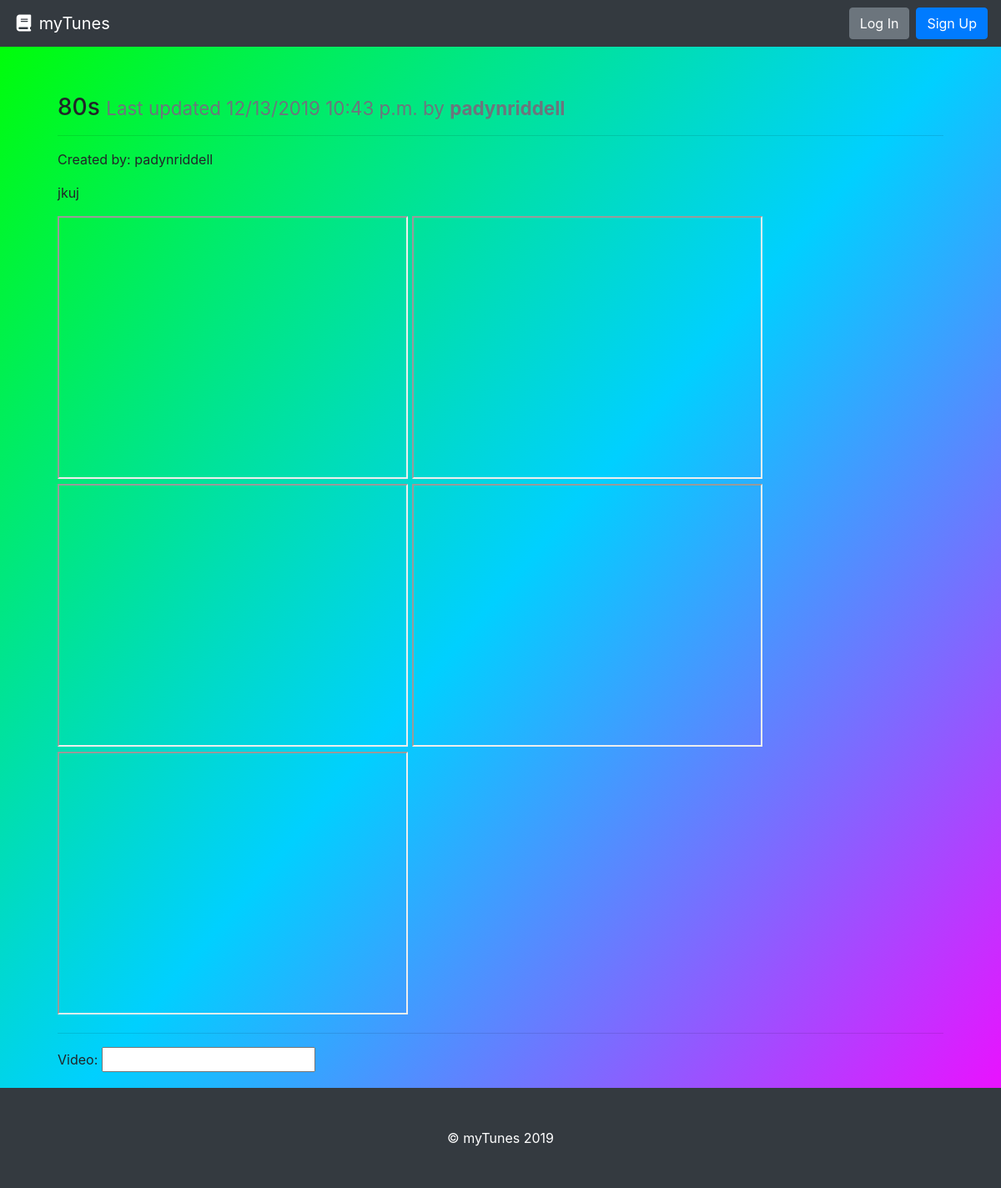
/80s/, run on the app's committed database.
### playlist/models.py (models this page shows, shortened)
class Playlist(models.Model):
    playlist_name = models.CharField(max_length=settings.PLAYLISTER_NAME_MAX_LENGTH, unique=True,
                             help_text="Title of your page.")
    author = models.ForeignKey(User, on_delete=models.PROTECT,
                            help_text="The user that posted this playlist.")
    slug = models.CharField(max_length=settings.PLAYLISTER_NAME_MAX_LENGTH, blank=True, editable=False,
                            help_text="Unique URL path to access this playlist. Generated by the system.")
    description = models.TextField(
        help_text="Write the description of your playlist here.")
    created = models.DateTimeField(auto_now_add=True,
                                   help_text="The date and time this page was created. Automatically generated when the model saves.")
    modified = models.DateTimeField(auto_now=True,
                                    help_text="The date and time this page was updated. Automatically generated when the model updates.")

class Video(models.Model):
    video = models.CharField(max_length=200)
    playlist_id = models.ForeignKey(Playlist, on_delete=models.CASCADE)

### playlist/views.py (the view, shortened to what this page needs)
# urls.py: path('<str:slug>/', PlaylistDetailView.as_view(), name='playlist-details-page')
class PlaylistDetailView(DetailView):
    model = Playlist
    def get(self, request, slug):
        playlist = self.get_queryset().get(slug__iexact=slug)
        video_form = VideoForm()
        return render(request, 'playlist.html', {
          'playlist': playlist,
          'video_form': video_form
        })

### playlist/forms.py
class VideoForm(forms.ModelForm):
    class Meta:
        model = Video
        fields = ['video']

### playlist/templates/playlist.html (shortened to what this page needs)
{% extends 'base.html' %}
{% load static %}
        {% block head %}
        <link rel="stylesheet" type="text/css" href="{% static 'playlist/style.css' %}">
        {% endblock head %}
{% block content %}
  <div class="row">
    <div class="col m-4">
      <h3>{{ playlist.playlist_name }} <small class="text-muted">Last updated {{ playlist.modified|date:"SHORT_DATETIME_FORMAT" }} by <b>{{ playlist.author.username }}</b></small></h3>
      <hr>
      <p>Created by: {{ playlist.author|linebreaksbr }}</p>
      <p>{{ playlist.description|linebreaksbr }}</p>
      {% for video in playlist.video_set.all %}
      <iframe width="420" height="315"
          src="{{ video.video }}">
        </iframe>
      {% endfor %}
      <hr>
      <form action='' method='POST'>
        {{ video_form.as_p|linebreaksbr }}
      </form>
      <p>For links to youtube videos, include in the form of "https://www.youtube.com/embed/".</p>
      <a href="{% url 'playlist-list-page' %}">Back to List</a>
    </div>
  </div>
{% endblock %}

### playlist/static/playlist/style.css (style rules this page uses)
body { height: 100%; margin: 0; background-repeat: no-repeat; background-attachment: fixed; background-image: linear-gradient(to bottom right, rgb(0, 255, 0), rgb(0, 208, 255), rgb(255, 0, 255)); }

### data on the page
Playlist: playlist_name "80s", modified "12/13/2019 10:43 p.m.", author.username "padynriddell", author "padynriddell", description "jkuj"
